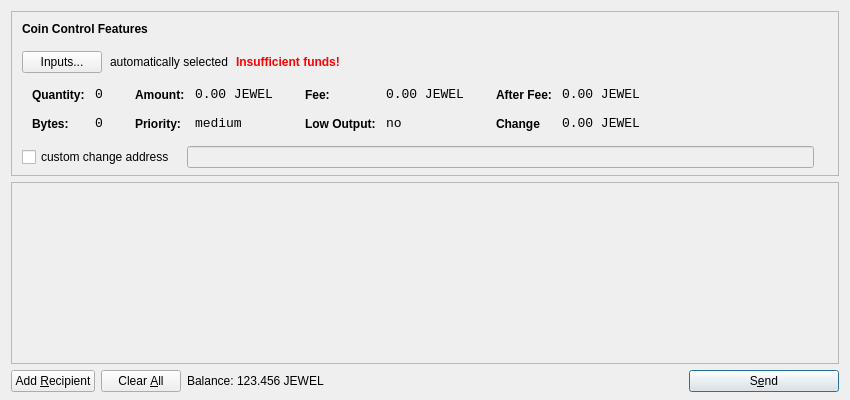
<?xml version="1.0" encoding="UTF-8"?>
<ui version="4.0">
 <class>SendCoinsDialog</class>
 <widget class="QDialog" name="SendCoinsDialog">
  <property name="geometry">
   <rect>
    <x>0</x>
    <y>0</y>
    <width>850</width>
    <height>400</height>
   </rect>
  </property>
  <property name="windowTitle">
   <string>Send Coins</string>
  </property>
  <layout class="QVBoxLayout" name="verticalLayout" stretch="0,1,0">
   <property name="bottomMargin">
    <number>8</number>
   </property>
   <item>
    <widget class="QFrame" name="frameCoinControl">
     <property name="sizePolicy">
      <sizepolicy hsizetype="Expanding" vsizetype="Expanding">
       <horstretch>0</horstretch>
       <verstretch>0</verstretch>
      </sizepolicy>
     </property>
     <property name="maximumSize">
      <size>
       <width>16777215</width>
       <height>16777215</height>
      </size>
     </property>
     <property name="frameShape">
      <enum>QFrame::StyledPanel</enum>
     </property>
     <property name="frameShadow">
      <enum>QFrame::Sunken</enum>
     </property>
     <layout class="QVBoxLayout" name="verticalLayoutCoinControl2">
      <property name="spacing">
       <number>-1</number>
      </property>
      <property name="leftMargin">
       <number>0</number>
      </property>
      <property name="topMargin">
       <number>0</number>
      </property>
      <property name="rightMargin">
       <number>0</number>
      </property>
      <property name="bottomMargin">
       <number>6</number>
      </property>
      <item>
       <layout class="QVBoxLayout" name="verticalLayoutCoinControl" stretch="0,0,0,0,1">
        <property name="spacing">
         <number>0</number>
        </property>
        <property name="leftMargin">
         <number>10</number>
        </property>
        <property name="topMargin">
         <number>10</number>
        </property>
        <item>
         <layout class="QHBoxLayout" name="horizontalLayoutCoinControl1">
          <property name="bottomMargin">
           <number>15</number>
          </property>
          <item>
           <widget class="QLabel" name="labelCoinControlFeatures">
            <property name="sizePolicy">
             <sizepolicy hsizetype="Preferred" vsizetype="Maximum">
              <horstretch>0</horstretch>
              <verstretch>0</verstretch>
             </sizepolicy>
            </property>
            <property name="font">
             <font>
              <weight>75</weight>
              <bold>true</bold>
             </font>
            </property>
            <property name="styleSheet">
             <string notr="true">font-weight:bold;</string>
            </property>
            <property name="text">
             <string>Coin Control Features</string>
            </property>
           </widget>
          </item>
         </layout>
        </item>
        <item>
         <layout class="QHBoxLayout" name="horizontalLayoutCoinControl2" stretch="0,0,0,0">
          <property name="spacing">
           <number>8</number>
          </property>
          <property name="bottomMargin">
           <number>10</number>
          </property>
          <item>
           <widget class="QPushButton" name="pushButtonCoinControl">
            <property name="styleSheet">
             <string notr="true"/>
            </property>
            <property name="text">
             <string>Inputs...</string>
            </property>
           </widget>
          </item>
          <item>
           <widget class="QLabel" name="labelCoinControlAutomaticallySelected">
            <property name="text">
             <string>automatically selected</string>
            </property>
            <property name="margin">
             <number>5</number>
            </property>
           </widget>
          </item>
          <item>
           <widget class="QLabel" name="labelCoinControlInsuffFunds">
            <property name="font">
             <font>
              <weight>75</weight>
              <bold>true</bold>
             </font>
            </property>
            <property name="styleSheet">
             <string notr="true">color:red;font-weight:bold;</string>
            </property>
            <property name="text">
             <string>Insufficient funds!</string>
            </property>
            <property name="margin">
             <number>5</number>
            </property>
           </widget>
          </item>
          <item>
           <spacer name="horizontalSpacerCoinControl">
            <property name="orientation">
             <enum>Qt::Horizontal</enum>
            </property>
            <property name="sizeHint" stdset="0">
             <size>
              <width>40</width>
              <height>1</height>
             </size>
            </property>
           </spacer>
          </item>
         </layout>
        </item>
        <item>
         <widget class="QWidget" name="widgetCoinControl" native="true">
          <property name="sizePolicy">
           <sizepolicy hsizetype="Preferred" vsizetype="Preferred">
            <horstretch>0</horstretch>
            <verstretch>0</verstretch>
           </sizepolicy>
          </property>
          <property name="minimumSize">
           <size>
            <width>0</width>
            <height>0</height>
           </size>
          </property>
          <property name="styleSheet">
           <string notr="true"/>
          </property>
          <layout class="QHBoxLayout" name="horizontalLayoutCoinControl5">
           <property name="margin">
            <number>0</number>
           </property>
           <item>
            <layout class="QHBoxLayout" name="horizontalLayoutCoinControl3" stretch="0,0,0,1">
             <property name="spacing">
              <number>20</number>
             </property>
             <property name="topMargin">
              <number>0</number>
             </property>
             <property name="bottomMargin">
              <number>10</number>
             </property>
             <item>
              <layout class="QFormLayout" name="formLayoutCoinControl1">
               <property name="horizontalSpacing">
                <number>10</number>
               </property>
               <property name="verticalSpacing">
                <number>14</number>
               </property>
               <property name="leftMargin">
                <number>10</number>
               </property>
               <property name="topMargin">
                <number>4</number>
               </property>
               <property name="rightMargin">
                <number>6</number>
               </property>
               <item row="0" column="0">
                <widget class="QLabel" name="labelCoinControlQuantityText">
                 <property name="styleSheet">
                  <string notr="true">font-weight:bold;</string>
                 </property>
                 <property name="text">
                  <string>Quantity:</string>
                 </property>
                 <property name="margin">
                  <number>0</number>
                 </property>
                </widget>
               </item>
               <item row="0" column="1">
                <widget class="QLabel" name="labelCoinControlQuantity">
                 <property name="font">
                  <font>
                   <family>Monospace</family>
                   <pointsize>10</pointsize>
                  </font>
                 </property>
                 <property name="cursor">
                  <cursorShape>IBeamCursor</cursorShape>
                 </property>
                 <property name="contextMenuPolicy">
                  <enum>Qt::ActionsContextMenu</enum>
                 </property>
                 <property name="text">
                  <string>0</string>
                 </property>
                 <property name="margin">
                  <number>0</number>
                 </property>
                 <property name="textInteractionFlags">
                  <set>Qt::LinksAccessibleByMouse|Qt::TextSelectableByKeyboard|Qt::TextSelectableByMouse</set>
                 </property>
                </widget>
               </item>
               <item row="1" column="0">
                <widget class="QLabel" name="labelCoinControlBytesText">
                 <property name="styleSheet">
                  <string notr="true">font-weight:bold;</string>
                 </property>
                 <property name="text">
                  <string>Bytes:</string>
                 </property>
                </widget>
               </item>
               <item row="1" column="1">
                <widget class="QLabel" name="labelCoinControlBytes">
                 <property name="font">
                  <font>
                   <family>Monospace</family>
                   <pointsize>10</pointsize>
                  </font>
                 </property>
                 <property name="cursor">
                  <cursorShape>IBeamCursor</cursorShape>
                 </property>
                 <property name="contextMenuPolicy">
                  <enum>Qt::ActionsContextMenu</enum>
                 </property>
                 <property name="text">
                  <string>0</string>
                 </property>
                 <property name="textInteractionFlags">
                  <set>Qt::LinksAccessibleByMouse|Qt::TextSelectableByKeyboard|Qt::TextSelectableByMouse</set>
                 </property>
                </widget>
               </item>
              </layout>
             </item>
             <item>
              <layout class="QFormLayout" name="formLayoutCoinControl2">
               <property name="horizontalSpacing">
                <number>10</number>
               </property>
               <property name="verticalSpacing">
                <number>14</number>
               </property>
               <property name="leftMargin">
                <number>6</number>
               </property>
               <property name="topMargin">
                <number>4</number>
               </property>
               <property name="rightMargin">
                <number>6</number>
               </property>
               <item row="0" column="0">
                <widget class="QLabel" name="labelCoinControlAmountText">
                 <property name="styleSheet">
                  <string notr="true">font-weight:bold;</string>
                 </property>
                 <property name="text">
                  <string>Amount:</string>
                 </property>
                 <property name="margin">
                  <number>0</number>
                 </property>
                </widget>
               </item>
               <item row="0" column="1">
                <widget class="QLabel" name="labelCoinControlAmount">
                 <property name="font">
                  <font>
                   <family>Monospace</family>
                   <pointsize>10</pointsize>
                  </font>
                 </property>
                 <property name="cursor">
                  <cursorShape>IBeamCursor</cursorShape>
                 </property>
                 <property name="contextMenuPolicy">
                  <enum>Qt::ActionsContextMenu</enum>
                 </property>
                 <property name="text">
                  <string>0.00 JEWEL</string>
                 </property>
                 <property name="textInteractionFlags">
                  <set>Qt::LinksAccessibleByMouse|Qt::TextSelectableByKeyboard|Qt::TextSelectableByMouse</set>
                 </property>
                </widget>
               </item>
               <item row="1" column="0">
                <widget class="QLabel" name="labelCoinControlPriorityText">
                 <property name="styleSheet">
                  <string notr="true">font-weight:bold;</string>
                 </property>
                 <property name="text">
                  <string>Priority:</string>
                 </property>
                </widget>
               </item>
               <item row="1" column="1">
                <widget class="QLabel" name="labelCoinControlPriority">
                 <property name="font">
                  <font>
                   <family>Monospace</family>
                   <pointsize>10</pointsize>
                  </font>
                 </property>
                 <property name="cursor">
                  <cursorShape>IBeamCursor</cursorShape>
                 </property>
                 <property name="contextMenuPolicy">
                  <enum>Qt::ActionsContextMenu</enum>
                 </property>
                 <property name="text">
                  <string>medium</string>
                 </property>
                 <property name="textInteractionFlags">
                  <set>Qt::LinksAccessibleByMouse|Qt::TextSelectableByKeyboard|Qt::TextSelectableByMouse</set>
                 </property>
                </widget>
               </item>
              </layout>
             </item>
             <item>
              <layout class="QFormLayout" name="formLayoutCoinControl3">
               <property name="horizontalSpacing">
                <number>10</number>
               </property>
               <property name="verticalSpacing">
                <number>14</number>
               </property>
               <property name="leftMargin">
                <number>6</number>
               </property>
               <property name="topMargin">
                <number>4</number>
               </property>
               <property name="rightMargin">
                <number>6</number>
               </property>
               <item row="0" column="0">
                <widget class="QLabel" name="labelCoinControlFeeText">
                 <property name="styleSheet">
                  <string notr="true">font-weight:bold;</string>
                 </property>
                 <property name="text">
                  <string>Fee:</string>
                 </property>
                 <property name="margin">
                  <number>0</number>
                 </property>
                </widget>
               </item>
               <item row="0" column="1">
                <widget class="QLabel" name="labelCoinControlFee">
                 <property name="font">
                  <font>
                   <family>Monospace</family>
                   <pointsize>10</pointsize>
                  </font>
                 </property>
                 <property name="cursor">
                  <cursorShape>IBeamCursor</cursorShape>
                 </property>
                 <property name="contextMenuPolicy">
                  <enum>Qt::ActionsContextMenu</enum>
                 </property>
                 <property name="text">
                  <string>0.00 JEWEL</string>
                 </property>
                 <property name="textInteractionFlags">
                  <set>Qt::LinksAccessibleByMouse|Qt::TextSelectableByKeyboard|Qt::TextSelectableByMouse</set>
                 </property>
                </widget>
               </item>
               <item row="1" column="0">
                <widget class="QLabel" name="labelCoinControlLowOutputText">
                 <property name="styleSheet">
                  <string notr="true">font-weight:bold;</string>
                 </property>
                 <property name="text">
                  <string>Low Output:</string>
                 </property>
                </widget>
               </item>
               <item row="1" column="1">
                <widget class="QLabel" name="labelCoinControlLowOutput">
                 <property name="font">
                  <font>
                   <family>Monospace</family>
                   <pointsize>10</pointsize>
                  </font>
                 </property>
                 <property name="cursor">
                  <cursorShape>IBeamCursor</cursorShape>
                 </property>
                 <property name="contextMenuPolicy">
                  <enum>Qt::ActionsContextMenu</enum>
                 </property>
                 <property name="text">
                  <string>no</string>
                 </property>
                 <property name="textInteractionFlags">
                  <set>Qt::LinksAccessibleByMouse|Qt::TextSelectableByKeyboard|Qt::TextSelectableByMouse</set>
                 </property>
                </widget>
               </item>
              </layout>
             </item>
             <item>
              <layout class="QFormLayout" name="formLayoutCoinControl4">
               <property name="horizontalSpacing">
                <number>10</number>
               </property>
               <property name="verticalSpacing">
                <number>14</number>
               </property>
               <property name="leftMargin">
                <number>6</number>
               </property>
               <property name="topMargin">
                <number>4</number>
               </property>
               <property name="rightMargin">
                <number>6</number>
               </property>
               <item row="0" column="0">
                <widget class="QLabel" name="labelCoinControlAfterFeeText">
                 <property name="styleSheet">
                  <string notr="true">font-weight:bold;</string>
                 </property>
                 <property name="text">
                  <string>After Fee:</string>
                 </property>
                 <property name="margin">
                  <number>0</number>
                 </property>
                </widget>
               </item>
               <item row="0" column="1">
                <widget class="QLabel" name="labelCoinControlAfterFee">
                 <property name="font">
                  <font>
                   <family>Monospace</family>
                   <pointsize>10</pointsize>
                  </font>
                 </property>
                 <property name="cursor">
                  <cursorShape>IBeamCursor</cursorShape>
                 </property>
                 <property name="contextMenuPolicy">
                  <enum>Qt::ActionsContextMenu</enum>
                 </property>
                 <property name="text">
                  <string>0.00 JEWEL</string>
                 </property>
                 <property name="textInteractionFlags">
                  <set>Qt::LinksAccessibleByMouse|Qt::TextSelectableByKeyboard|Qt::TextSelectableByMouse</set>
                 </property>
                </widget>
               </item>
               <item row="1" column="0">
                <widget class="QLabel" name="labelCoinControlChangeText">
                 <property name="styleSheet">
                  <string notr="true">font-weight:bold;</string>
                 </property>
                 <property name="text">
                  <string>Change</string>
                 </property>
                </widget>
               </item>
               <item row="1" column="1">
                <widget class="QLabel" name="labelCoinControlChange">
                 <property name="font">
                  <font>
                   <family>Monospace</family>
                   <pointsize>10</pointsize>
                  </font>
                 </property>
                 <property name="cursor">
                  <cursorShape>IBeamCursor</cursorShape>
                 </property>
                 <property name="contextMenuPolicy">
                  <enum>Qt::ActionsContextMenu</enum>
                 </property>
                 <property name="text">
                  <string>0.00 JEWEL</string>
                 </property>
                 <property name="textInteractionFlags">
                  <set>Qt::LinksAccessibleByMouse|Qt::TextSelectableByKeyboard|Qt::TextSelectableByMouse</set>
                 </property>
                </widget>
               </item>
              </layout>
             </item>
            </layout>
           </item>
          </layout>
         </widget>
        </item>
        <item>
         <layout class="QHBoxLayout" name="horizontalLayoutCoinControl4" stretch="0,0,0">
          <property name="spacing">
           <number>12</number>
          </property>
          <property name="sizeConstraint">
           <enum>QLayout::SetDefaultConstraint</enum>
          </property>
          <property name="topMargin">
           <number>5</number>
          </property>
          <property name="rightMargin">
           <number>5</number>
          </property>
          <item>
           <widget class="QCheckBox" name="checkBoxCoinControlChange">
            <property name="text">
             <string>custom change address</string>
            </property>
           </widget>
          </item>
          <item>
           <widget class="QLineEdit" name="lineEditCoinControlChange">
            <property name="enabled">
             <bool>false</bool>
            </property>
            <property name="sizePolicy">
             <sizepolicy hsizetype="Expanding" vsizetype="Fixed">
              <horstretch>0</horstretch>
              <verstretch>0</verstretch>
             </sizepolicy>
            </property>
           </widget>
          </item>
          <item>
           <widget class="QLabel" name="labelCoinControlChangeLabel">
            <property name="sizePolicy">
             <sizepolicy hsizetype="Preferred" vsizetype="Expanding">
              <horstretch>0</horstretch>
              <verstretch>0</verstretch>
             </sizepolicy>
            </property>
            <property name="minimumSize">
             <size>
              <width>0</width>
              <height>0</height>
             </size>
            </property>
            <property name="text">
             <string/>
            </property>
            <property name="margin">
             <number>3</number>
            </property>
           </widget>
          </item>
         </layout>
        </item>
        <item>
         <spacer name="verticalSpacerCoinControl">
          <property name="orientation">
           <enum>Qt::Vertical</enum>
          </property>
          <property name="sizeHint" stdset="0">
           <size>
            <width>800</width>
            <height>1</height>
           </size>
          </property>
         </spacer>
        </item>
       </layout>
      </item>
     </layout>
    </widget>
   </item>
   <item>
    <widget class="QScrollArea" name="scrollArea">
     <property name="widgetResizable">
      <bool>true</bool>
     </property>
     <widget class="QWidget" name="scrollAreaWidgetContents">
      <property name="geometry">
       <rect>
        <x>0</x>
        <y>0</y>
        <width>830</width>
        <height>165</height>
       </rect>
      </property>
      <layout class="QVBoxLayout" name="verticalLayout_2">
       <property name="margin">
        <number>0</number>
       </property>
       <item>
        <layout class="QVBoxLayout" name="entries">
         <property name="spacing">
          <number>6</number>
         </property>
        </layout>
       </item>
       <item>
        <spacer name="verticalSpacer">
         <property name="orientation">
          <enum>Qt::Vertical</enum>
         </property>
         <property name="sizeHint" stdset="0">
          <size>
           <width>20</width>
           <height>40</height>
          </size>
         </property>
        </spacer>
       </item>
      </layout>
     </widget>
    </widget>
   </item>
   <item>
    <layout class="QHBoxLayout" name="horizontalLayout">
     <item>
      <widget class="QPushButton" name="addButton">
       <property name="toolTip">
        <string>Send to multiple recipients at once</string>
       </property>
       <property name="text">
        <string>Add &amp;Recipient</string>
       </property>
       <property name="icon">
        <iconset resource="../bitcoin.qrc">
         <normaloff>:/icons/add</normaloff>:/icons/add</iconset>
       </property>
       <property name="autoDefault">
        <bool>false</bool>
       </property>
      </widget>
     </item>
     <item>
      <widget class="QPushButton" name="clearButton">
       <property name="sizePolicy">
        <sizepolicy hsizetype="Minimum" vsizetype="Fixed">
         <horstretch>0</horstretch>
         <verstretch>0</verstretch>
        </sizepolicy>
       </property>
       <property name="toolTip">
        <string>Remove all transaction fields</string>
       </property>
       <property name="text">
        <string>Clear &amp;All</string>
       </property>
       <property name="icon">
        <iconset resource="../bitcoin.qrc">
         <normaloff>:/icons/remove</normaloff>:/icons/remove</iconset>
       </property>
       <property name="autoRepeatDelay">
        <number>300</number>
       </property>
       <property name="autoDefault">
        <bool>false</bool>
       </property>
      </widget>
     </item>
     <item>
      <layout class="QHBoxLayout" name="horizontalLayout_2">
       <property name="spacing">
        <number>3</number>
       </property>
       <item>
        <widget class="QLabel" name="label">
         <property name="sizePolicy">
          <sizepolicy hsizetype="Preferred" vsizetype="Fixed">
           <horstretch>0</horstretch>
           <verstretch>0</verstretch>
          </sizepolicy>
         </property>
         <property name="text">
          <string>Balance:</string>
         </property>
        </widget>
       </item>
       <item>
        <widget class="QLabel" name="labelBalance">
         <property name="sizePolicy">
          <sizepolicy hsizetype="Preferred" vsizetype="Fixed">
           <horstretch>0</horstretch>
           <verstretch>0</verstretch>
          </sizepolicy>
         </property>
         <property name="cursor">
          <cursorShape>IBeamCursor</cursorShape>
         </property>
         <property name="text">
          <string>123.456 JEWEL</string>
         </property>
         <property name="textInteractionFlags">
          <set>Qt::LinksAccessibleByMouse|Qt::TextSelectableByKeyboard|Qt::TextSelectableByMouse</set>
         </property>
        </widget>
       </item>
      </layout>
     </item>
     <item>
      <spacer name="horizontalSpacer">
       <property name="orientation">
        <enum>Qt::Horizontal</enum>
       </property>
       <property name="sizeHint" stdset="0">
        <size>
         <width>40</width>
         <height>20</height>
        </size>
       </property>
      </spacer>
     </item>
     <item>
      <widget class="QPushButton" name="sendButton">
       <property name="minimumSize">
        <size>
         <width>150</width>
         <height>0</height>
        </size>
       </property>
       <property name="toolTip">
        <string>Confirm the send action</string>
       </property>
       <property name="text">
        <string>S&amp;end</string>
       </property>
       <property name="icon">
        <iconset resource="../bitcoin.qrc">
         <normaloff>:/icons/send</normaloff>:/icons/send</iconset>
       </property>
       <property name="default">
        <bool>true</bool>
       </property>
      </widget>
     </item>
    </layout>
   </item>
  </layout>
 </widget>
 <resources>
  <include location="../bitcoin.qrc"/>
 </resources>
 <connections/>
</ui>
